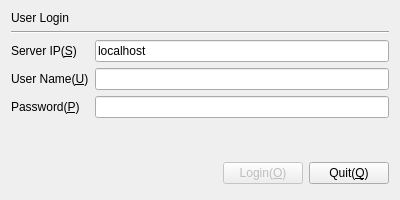
<?xml version="1.0" encoding="UTF-8"?>
<ui version="4.0">
 <class>LoginDlg</class>
 <widget class="QDialog" name="LoginDlg">
  <property name="geometry">
   <rect>
    <x>0</x>
    <y>0</y>
    <width>400</width>
    <height>200</height>
   </rect>
  </property>
  <property name="windowTitle">
   <string>Login</string>
  </property>
  <property name="sizeGripEnabled">
   <bool>false</bool>
  </property>
  <property name="modal">
   <bool>true</bool>
  </property>
  <layout class="QVBoxLayout" name="verticalLayout">
   <item>
    <widget class="QLabel" name="titlelabel">
     <property name="text">
      <string>User Login</string>
     </property>
    </widget>
   </item>
   <item>
    <widget class="Line" name="line">
     <property name="orientation">
      <enum>Qt::Horizontal</enum>
     </property>
    </widget>
   </item>
   <item>
    <layout class="QFormLayout" name="formLayout">
     <item row="0" column="0">
      <widget class="QLabel" name="serverlabel">
       <property name="text">
        <string>Server IP(&amp;S)</string>
       </property>
       <property name="buddy">
        <cstring>server</cstring>
       </property>
      </widget>
     </item>
     <item row="0" column="1">
      <widget class="QLineEdit" name="server">
       <property name="text">
        <string>localhost</string>
       </property>
      </widget>
     </item>
     <item row="1" column="0">
      <widget class="QLabel" name="userlabel">
       <property name="text">
        <string>User Name(&amp;U)</string>
       </property>
       <property name="buddy">
        <cstring>username</cstring>
       </property>
      </widget>
     </item>
     <item row="1" column="1">
      <widget class="QLineEdit" name="username"/>
     </item>
     <item row="2" column="0">
      <widget class="QLabel" name="pwdlabel">
       <property name="text">
        <string>Password(&amp;P)  </string>
       </property>
       <property name="buddy">
        <cstring>password</cstring>
       </property>
      </widget>
     </item>
     <item row="2" column="1">
      <widget class="QLineEdit" name="password">
       <property name="echoMode">
        <enum>QLineEdit::Password</enum>
       </property>
      </widget>
     </item>
    </layout>
   </item>
   <item>
    <spacer name="verticalSpacer">
     <property name="orientation">
      <enum>Qt::Vertical</enum>
     </property>
     <property name="sizeHint" stdset="0">
      <size>
       <width>20</width>
       <height>40</height>
      </size>
     </property>
    </spacer>
   </item>
   <item>
    <layout class="QHBoxLayout" name="horizontalLayout_3">
     <property name="spacing">
      <number>6</number>
     </property>
     <property name="leftMargin">
      <number>0</number>
     </property>
     <property name="topMargin">
      <number>0</number>
     </property>
     <property name="rightMargin">
      <number>0</number>
     </property>
     <property name="bottomMargin">
      <number>0</number>
     </property>
     <item>
      <spacer name="horizontalSpacer">
       <property name="orientation">
        <enum>Qt::Horizontal</enum>
       </property>
       <property name="sizeHint" stdset="0">
        <size>
         <width>131</width>
         <height>31</height>
        </size>
       </property>
      </spacer>
     </item>
     <item>
      <widget class="QPushButton" name="okButton">
       <property name="enabled">
        <bool>false</bool>
       </property>
       <property name="text">
        <string>Login(&amp;O)</string>
       </property>
      </widget>
     </item>
     <item>
      <widget class="QPushButton" name="cancelButton">
       <property name="text">
        <string>Quit(&amp;Q)</string>
       </property>
      </widget>
     </item>
    </layout>
   </item>
  </layout>
 </widget>
 <tabstops>
  <tabstop>server</tabstop>
  <tabstop>username</tabstop>
  <tabstop>password</tabstop>
  <tabstop>okButton</tabstop>
  <tabstop>cancelButton</tabstop>
 </tabstops>
 <resources>
  <include location="../resouce.qrc"/>
 </resources>
 <connections>
  <connection>
   <sender>okButton</sender>
   <signal>clicked()</signal>
   <receiver>LoginDlg</receiver>
   <slot>accept()</slot>
   <hints>
    <hint type="sourcelabel">
     <x>237</x>
     <y>153</y>
    </hint>
    <hint type="destinationlabel">
     <x>96</x>
     <y>188</y>
    </hint>
   </hints>
  </connection>
  <connection>
   <sender>cancelButton</sender>
   <signal>clicked()</signal>
   <receiver>LoginDlg</receiver>
   <slot>reject()</slot>
   <hints>
    <hint type="sourcelabel">
     <x>336</x>
     <y>153</y>
    </hint>
    <hint type="destinationlabel">
     <x>179</x>
     <y>188</y>
    </hint>
   </hints>
  </connection>
 </connections>
</ui>
